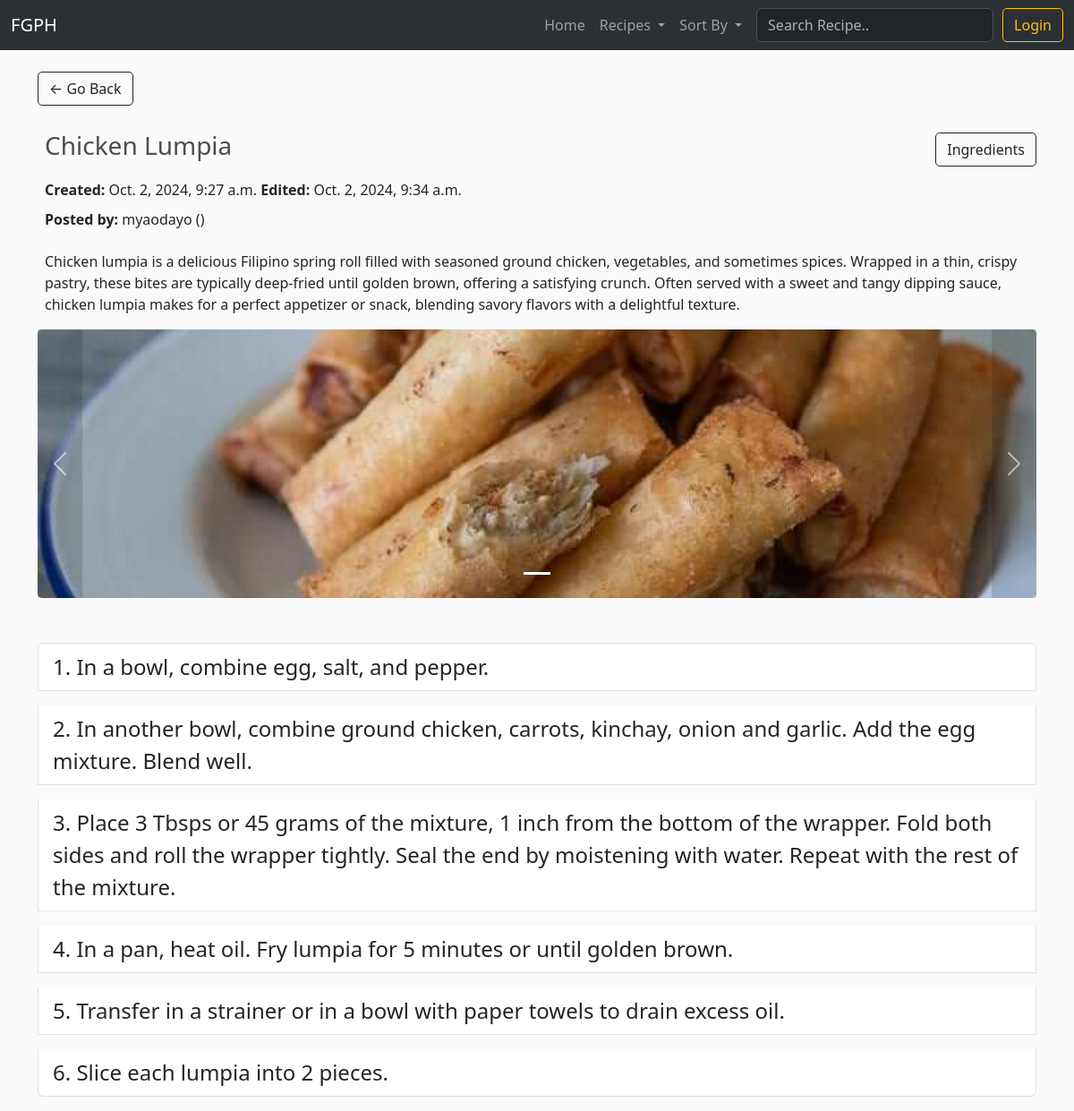
Before: /recipe/7 with the older database file.
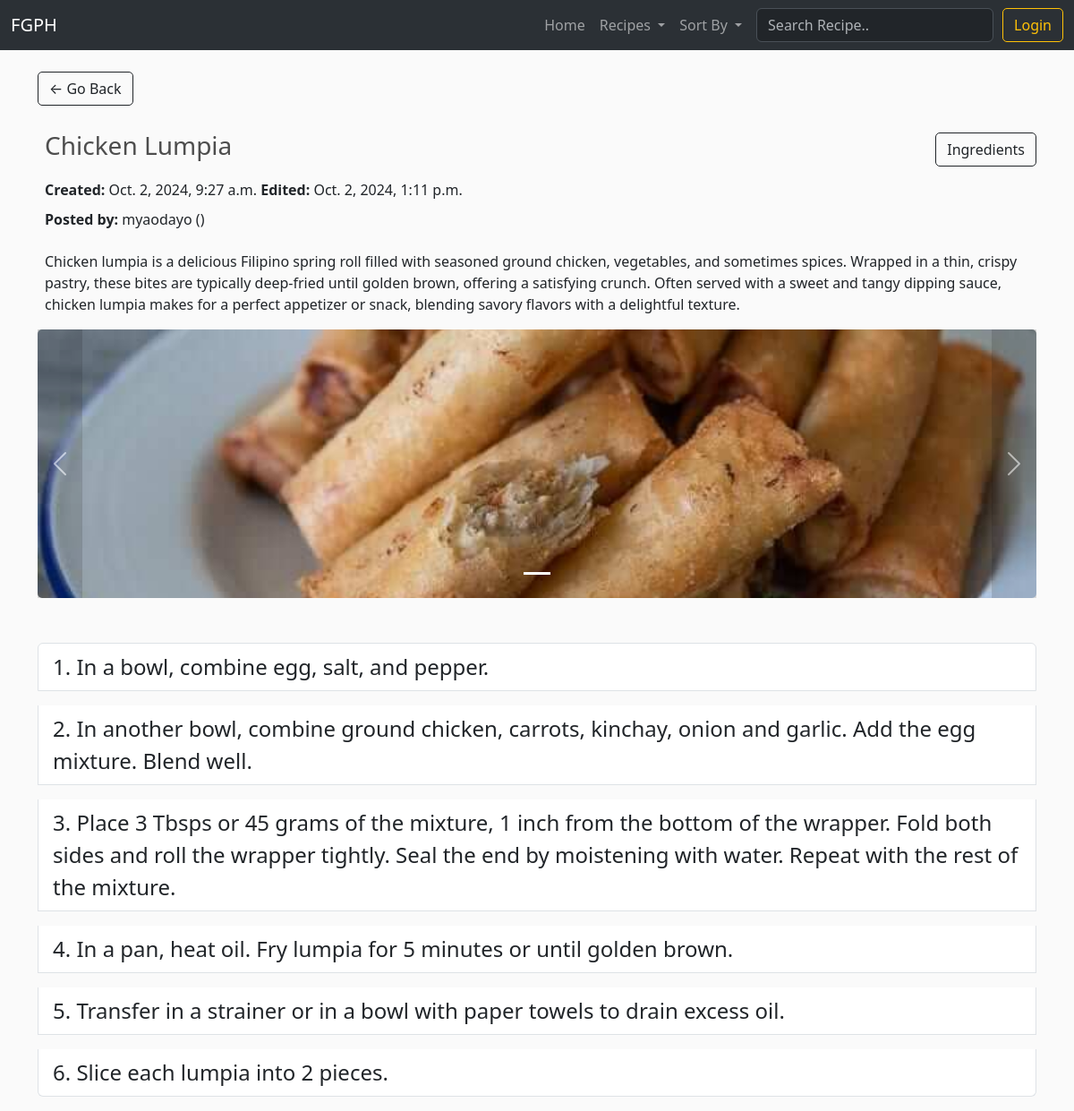
After: the same page with the newer database file.
### FGPH/models.py (models this page shows, shortened)
class Recipe(models.Model):
	author = models.ForeignKey(RegisteredUser, null=True, on_delete=models.CASCADE, related_name='recipes')
	name = models.CharField(max_length=64)
	category = models.ForeignKey(Category, null=True, blank=True, on_delete=models.SET_NULL, related_name='recipes')
	tags = models.ManyToManyField(Tag)
	thumbnail = models.ImageField(default='placeholder.png')
	region = models.ForeignKey(Region, null=True, blank=True, on_delete=models.SET_NULL, related_name='recipes')
	description = models.CharField(max_length=500, null=True, blank=True)
	steps = models.JSONField(null=True)
	ingredients = models.JSONField(null=True)
	preparation_time = models.CharField(max_length=64, null=True, blank=True)
	serving_size = models.IntegerField(
		null=True,
		blank=True,
        validators=[
            MaxValueValidator(500),
            MinValueValidator(1)
        ]
    )
	date_created = models.DateTimeField(auto_now_add=True, null=True)
	date_modified = models.DateTimeField(auto_now=True, null=True)
	@property
	def recipeSteps(self):
		return json.loads(self.steps)

class RegisteredUser(models.Model):
	user = models.OneToOneField(User, null=True, blank=True, on_delete=models.CASCADE)
	name = models.CharField(max_length=200, null=True)
	email = models.CharField(max_length=200)
	title = models.CharField(default="", max_length=200, blank=True)
	profile_pic = models.ImageField(default="pfp.png", null=True, blank=True)
	date_created = models.DateTimeField(auto_now_add=True, null=True)
	def __str__(self):
	    return str(self.name)

### FGPH/views.py (the view)
# urls.py: path("recipe/<str:recipeId>", views.recipe, name='recipe'),
def recipe(request, recipeId):
    categories = Category.objects.all()
    recipe = Recipe.objects.get(id=recipeId)
    images = recipe.images.all()
    print(images.order_by("id"))
    steps = recipe.steps
    ingredients = recipe.ingredients
    context = {'categories': categories, 'recipe': recipe, 'images': images, 'steps': steps, 'ingredients': ingredients}
    return render(request, 'FGPH/recipe.html', context)

### FGPH/models.py (called while the page is built)
	def __str__(self):
		return str(self.recipe.name)

	@property
	def imageURL(self):
		try:
			url = self.photo.url
		except:
			url = ''
		return url

### FGPH/templatetags/get_group.py (called while the page is built)
@register.filter(name='has_group')
def has_group(user, group_name):
    return user.groups.filter(name=group_name).exists()

### FGPH/templates/FGPH/recipe.html (shortened to what this page needs)
{% extends 'FGPH/template.html' %}
{% load static %}
{% block content %}
<a class="btn btn-outline-dark" href="javascript:history.back()">&#x2190; Go Back</a>
<div class="d-flex mb-1">
  <div class="d-flex justify-content-start me-auto p-2">
    <h3 style="padding-top: 20px;">{{ recipe.name }}</h3>
  </div>
  <div style="height: fit-content; margin-top: 30px;" class="btn btn-outline-dark" data-bs-toggle="offcanvas" data-bs-target="#offcanvasNavbar" aria-controls="offcanvasNavbar" aria-label="Toggle navigation">Ingredients</div>
</div>
<div style="margin-bottom: 30px;">
  <p class="ms-2"> <strong>Created:</strong> {{ recipe.date_created }} <strong>Edited:</strong> {{ recipe.date_modified }}</p>
  <p style="line-height: 10px;" class="ms-2"><strong>Posted by:</strong> {{ recipe.author }} ({{ recipe.author.title }})</p>
</div>
<div>
  <p class="ms-2">{{ recipe.description }}</p>
</div>
<div id="myCarousel" class="carousel slide">
  <div class="carousel-indicators">
    {% for image in images %}
    <button type="button" data-bs-target="#myCarousel" data-bs-slide-to="0" class="carousel-indicators-btn active"></button>
    {% endfor %}
  </div>
  <div class="carousel-inner">
    {% for image in images %}
    <div style="height: 300px;" class="carousel-item">
      <img src="{{ image.imageURL }}" style="height: 300px;" class="thumbnail myImg" alt="{{ recipe.name }}">
    </div>
    {% endfor %}
  </div>
  <button class="bg-black bg-opacity-25 carousel-control-prev disabled" style="width: 50px;" type="button" data-bs-target="#myCarousel" data-bs-slide="prev">
    <span class="carousel-control-prev-icon" aria-hidden="true"></span>
  </button>
  <button class="bg-black bg-opacity-25 carousel-control-next disabled" style="width: 50px;" type="button" data-bs-target="#myCarousel" data-bs-slide="next">
    <span class="carousel-control-next-icon" aria-hidden="true"></span>
  </button>
</div>
  <ol style="margin-top: 50px;" class="list-group list-group-numbered">
  {% for step in recipe.steps %}
    <li class="list-group-item fs-4 mb-3">{{ step }}</li>
  {% endfor %}
  </ol>
{% endblock content %}

Changed rows visible on the page:
changed Recipe "Chicken Lumpia": date_modified "Oct. 2, 2024, 9:34 a.m." → "Oct. 2, 2024, 1:11 p.m."
